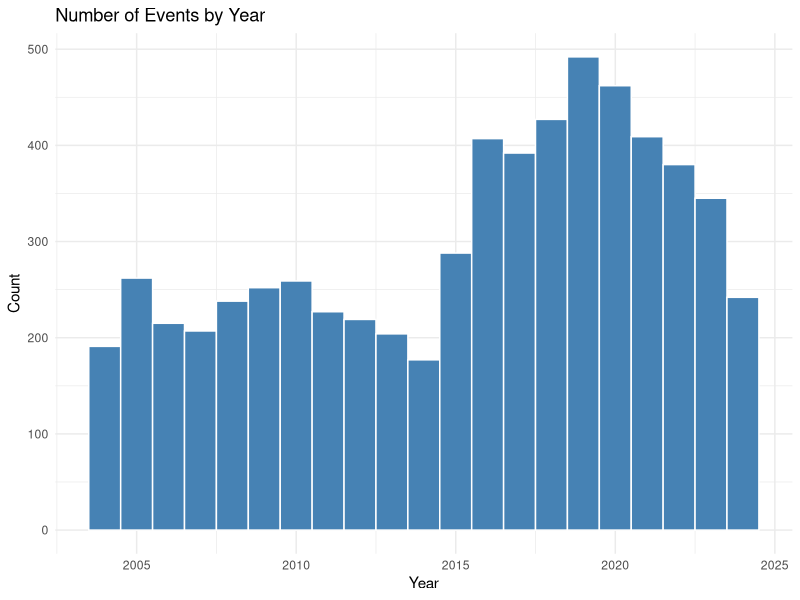
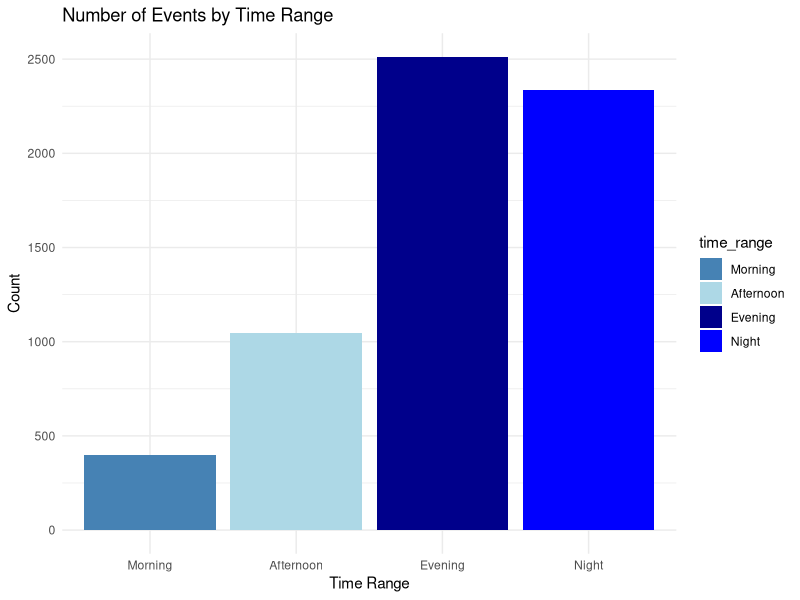
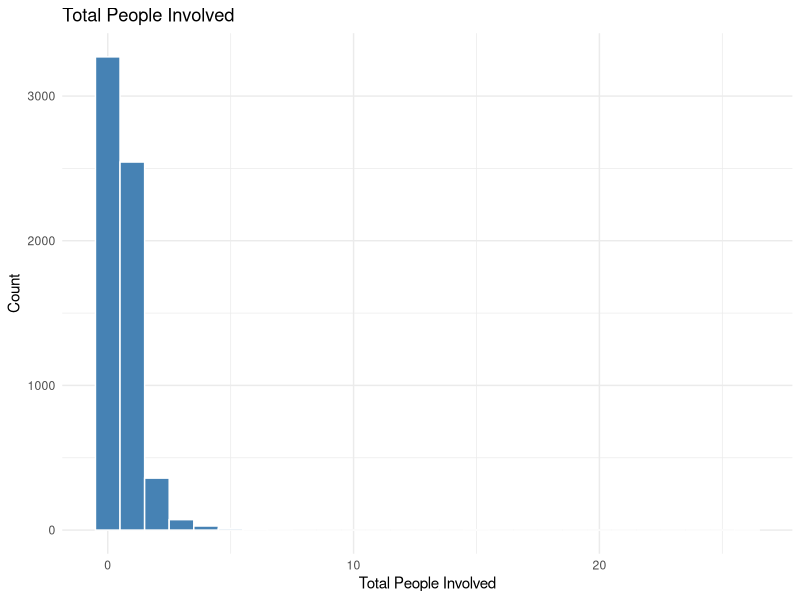
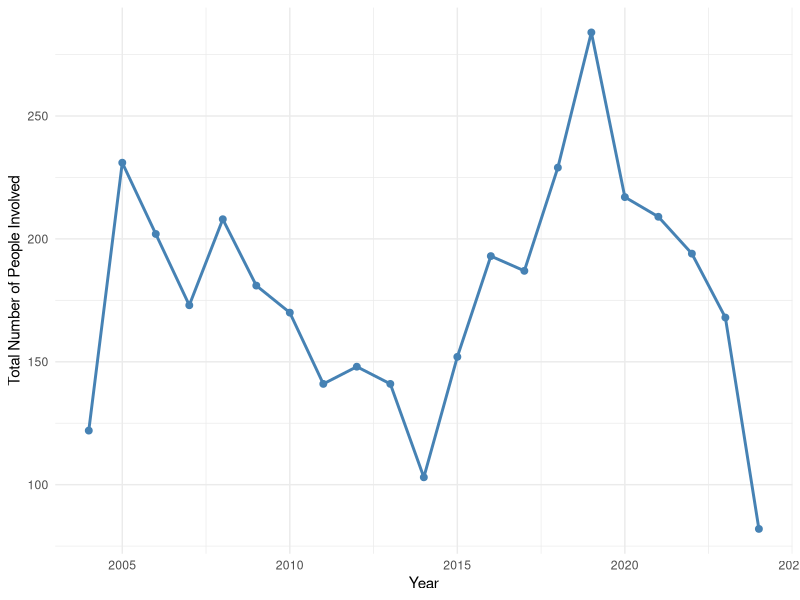
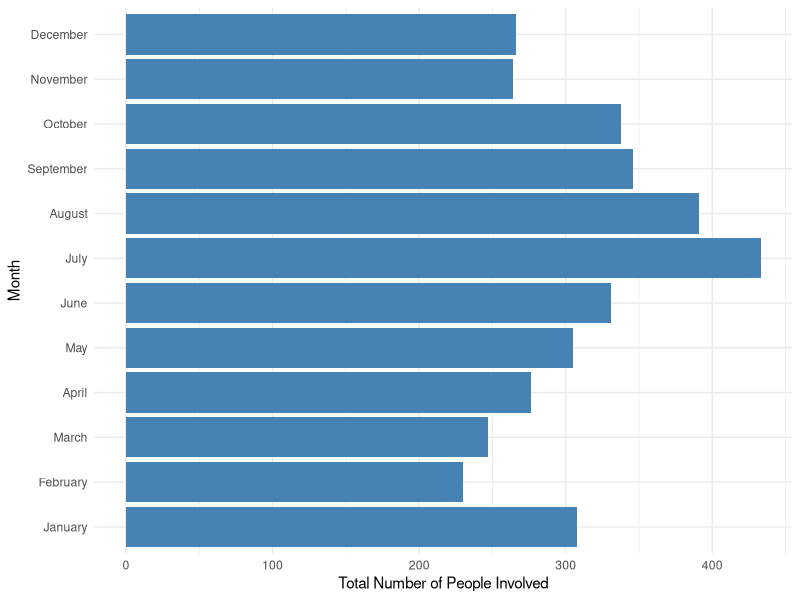
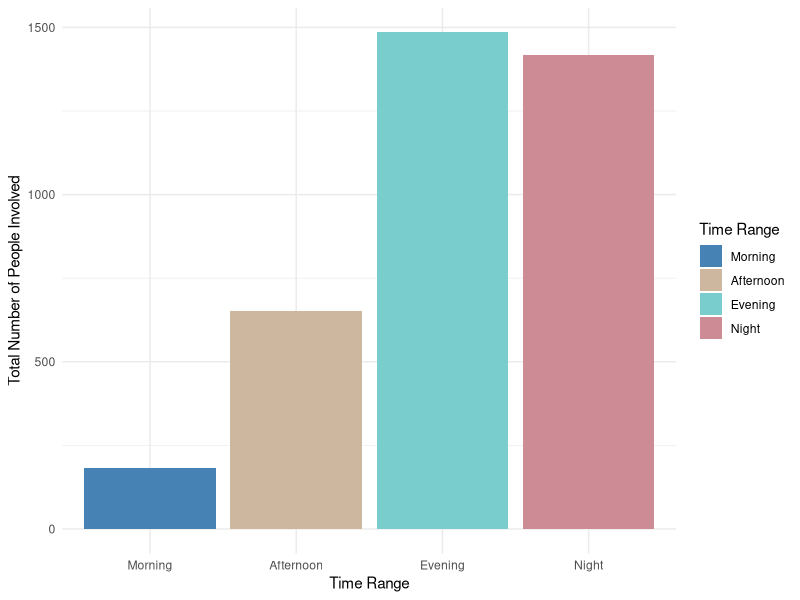
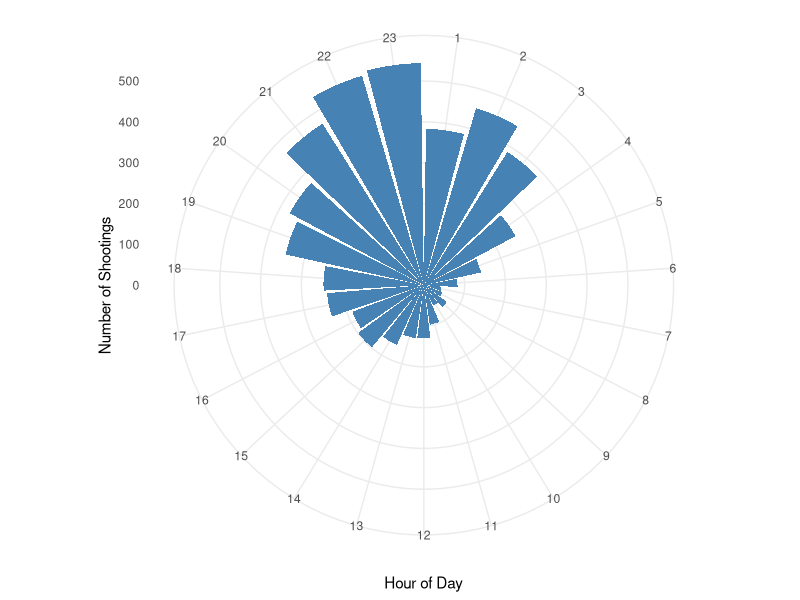
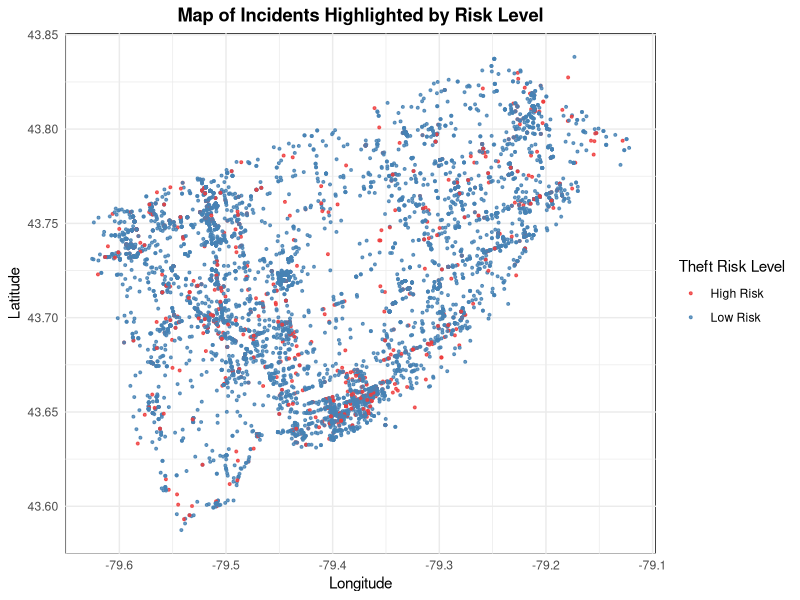

R code for these plots, in order:
## ---- chunk 1
#| include: false
#| warning: false
#| message: false

library(tidyverse)
## ---- chunk 2
#| eval: true 
#| label: fig-hist-bar
#| fig-cap: "Visualization of Events and People Involved in Shootings and Firearm Discharges"
#| fig-subcap: ["Number of Events by Year", "Number of Events by Time Range", "Total People Involved"]
#| layout-ncol: 3
#| echo: false
#| warning: false
#| message: false 

cleaned_data <- read_csv(here::here("data","analysis_data","cleaned_shootings_data.csv"))

# Panel (a) - Histogram for year
ggplot(cleaned_data, aes(x = year)) +
  geom_histogram(binwidth = 1, fill = "steelblue", color = "white") +
  labs(x = "Year", y = "Count", title = "Number of Events by Year") +
  theme_minimal()

# Panel (b) - Bar plot for time_range

# Convert 'time_range' to a factor and order it from morning to night
cleaned_data$time_range <- factor(cleaned_data$time_range, levels = c("Morning", "Afternoon", "Evening", "Night"))

ggplot(cleaned_data, aes(x = time_range, fill = time_range)) +
  geom_bar(stat = "count") +
  labs(x = "Time Range", y = "Count", title = "Number of Events by Time Range") +
  scale_fill_manual(values = c("steelblue", "lightblue", "darkblue", "blue")) +
  theme_minimal()

# Panel (c) - Histogram for total_people
ggplot(cleaned_data, aes(x = total_people)) +
  geom_histogram(binwidth = 1, fill = "steelblue", color = "white") +
  labs(x = "Total People Involved", y = "Count", title = "Total People Involved") +
  theme_minimal()


## ---- chunk 3
#| label: fig-deaths-injuries-year
#| fig-cap: Trend of Deaths and Injuries by year
#| echo: false
#| warning: false
#| message: false

yearly_data <- cleaned_data %>%
  group_by(year) %>%
  summarise(total_people = sum(total_people, na.rm = TRUE))

ggplot(yearly_data, aes(x = year, y = total_people)) + 
  geom_line(color = "steelblue", size = 1) + 
  geom_point(color = "steelblue", size = 2) + 
  labs(x = "Year", y = "Total Number of People Involved") + 
  theme_minimal()
## ---- chunk 4
#| label: fig-deaths-injuries-month
#| fig-cap: Distribution of Deaths and Injuries by Month
#| echo: false
#| warning: false
#| message: false 

# Convert 'month' to a factor and order it chronologically
cleaned_data$month <- factor(cleaned_data$month, levels = month.name)

# Plot Bar chart to show the total number of accidents in different months
ggplot(cleaned_data, aes(x = month, y = total_people, fill = month)) +
  geom_bar(stat = "identity", fill = "steelblue", alpha = 1) +
  labs(x = "Month", y = "Total Number of People Involved") +
  coord_flip() +
  theme_minimal()
## ---- chunk 5
#| label: fig-deaths-injuries-time
#| fig-cap: Distribution of Deaths and Injuries by Time Range
#| echo: false
#| warning: false
#| message: false 

# Convert 'time_range' to a factor and order it from morning to night
cleaned_data$time_range <- factor(cleaned_data$time_range, levels = c("Morning", "Afternoon", "Evening", "Night"))

# Plot Bar chart to show the total number of accidents in different time ranges
ggplot(cleaned_data, aes(x = time_range, y = total_people, fill = time_range)) + 
  geom_bar(stat = "identity", alpha = 1) + 
  scale_fill_manual(values = c("steelblue", "bisque3", "darkslategray3", "lightpink3"), name = "Time Range") + 
  labs(x = "Time Range", y = "Total Number of People Involved") + 
  theme_minimal()
## ---- chunk 6
#| label: fig-shootings-by-hour
#| fig-cap: "Shootings Distribution by Hour of Day"
#| echo: false
#| warning: false
#| message: false

hourly_data <- cleaned_data %>%
  filter(!is.na(hour)) %>%  # Remove rows where hour contains NA
  group_by(hour) %>%
  summarise(total_events = n()) #Counts the number of rows (events) for each hour group.

# Plot polar bar chart
ggplot(hourly_data, aes(x = as.factor(hour), y = total_events)) +
  geom_bar(stat = "identity", fill = "steelblue") +  # Fill bars with blue color
  coord_polar(start = 0) +  # Convert to polar coordinates
  labs(x = "Hour of Day", y = "Number of Shootings") +
  theme_minimal()

## ---- chunk 7
#| label: fig-shootings-by-map
#| fig-cap: "Map of Shootings Highlighted by Risk Level"
#| echo: false
#| warning: false
#| message: false

# Filter out unreasonable latitude and longitude values (for Toronto region)
map_data <- cleaned_data %>%
  filter(Longitude < -70 & Longitude > -90, Latitude > 40 & Latitude < 45)

# Create a Risk_Level column, assuming 'DEATH' and 'INJURIES' columns indicate casualties
map_data <- map_data %>%
  mutate(Risk_Level = case_when(
    death > 0 ~ "High Risk",  # Define as high risk if there is a death
    injuries > 2 ~ "High Risk",  # Define as high risk if there are more than 2 injuries
    TRUE ~ "Low Risk"  # Otherwise, define as low risk
  ))

# Plot the map using the newly created Risk_Level column
ggplot(map_data, aes(x = Longitude, y = Latitude, color = Risk_Level)) +
  geom_point(alpha = 0.8, size = 0.7) + 
  scale_color_manual(values = c("High Risk" = "brown2", "Low Risk" = "steelblue")) +  # Manually set colors
  labs(title = "Map of Incidents Highlighted by Risk Level",
       x = "Longitude", y = "Latitude",
       color = "Theft Risk Level") +  
  theme_minimal() +
  theme(panel.background = element_rect(fill = "white"),  
        legend.position = "right",  # Place legend on the right
        plot.title = element_text(hjust = 0.5, face = "bold"))  

